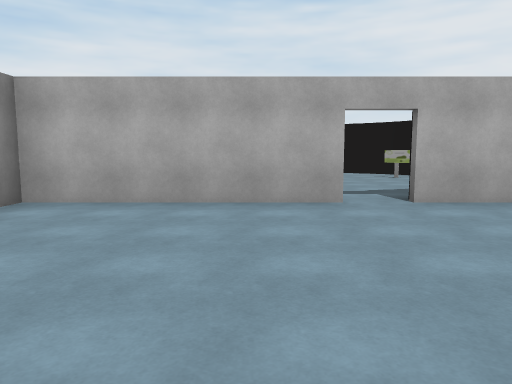
view 1 (above)

21 first-person views from a walk through a 3-D level made in the Unity game engine. The camera is 1.4 m above the floor, tilts 6° down and sees 70° across. The floor is counted in squares, 2 m on a side. Each view is taken from the middle of a square. On the plan, view 1 faces up. The plan holds only what a view shows up to about 11 squares ahead; the rest is blank. The place goes on beyond the plan. The player character is not drawn. Door leaves are left out, so doorways stand open. Some surface patterns are stand-ins.

view 2
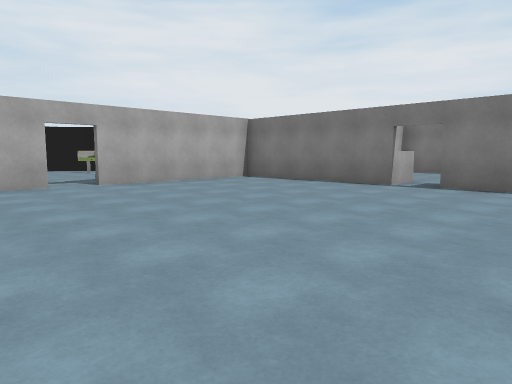

view 3
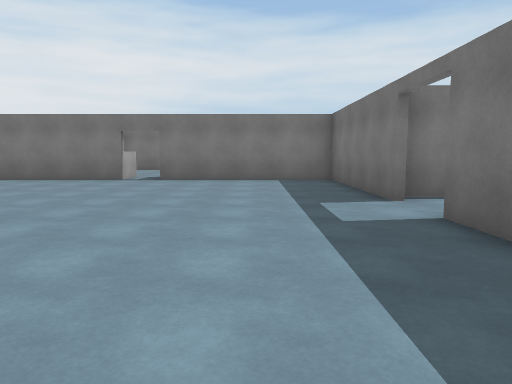

view 4
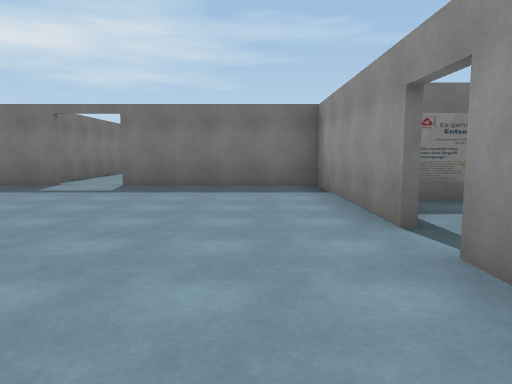

view 5
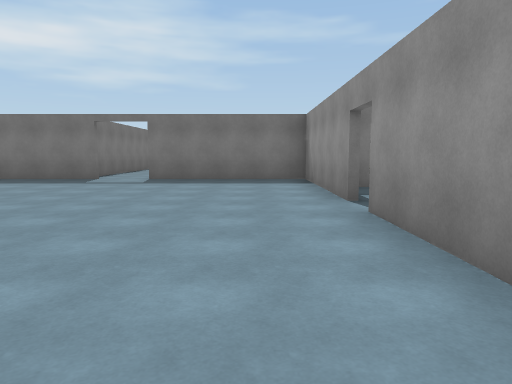

view 6
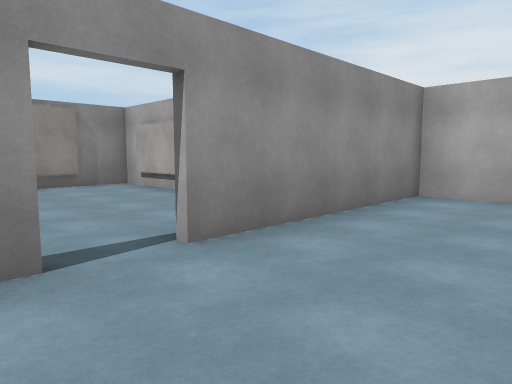

view 7
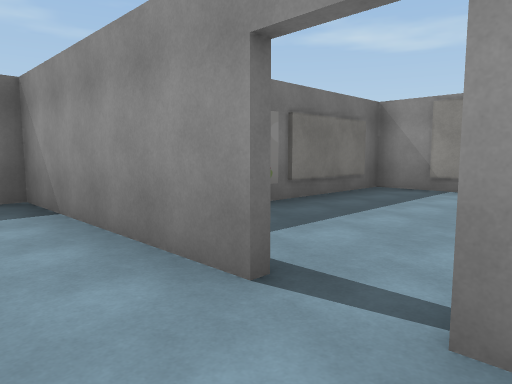

view 8
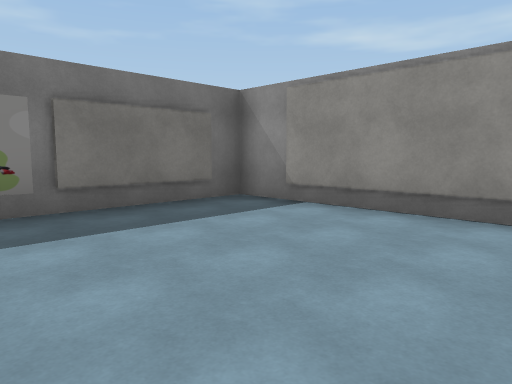

view 9
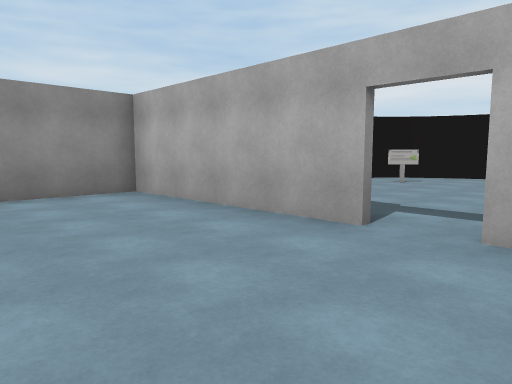

view 10
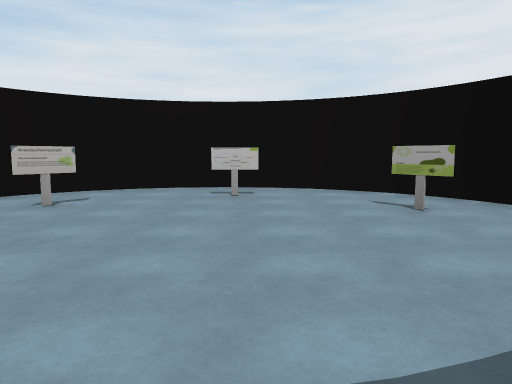

view 11
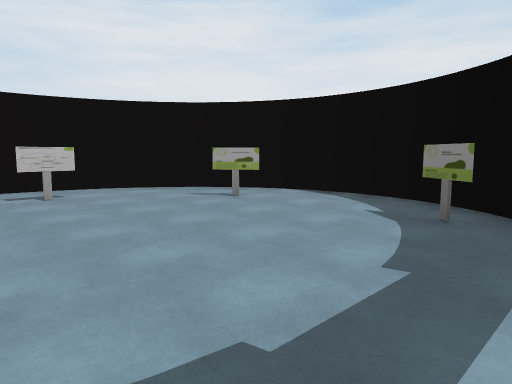

view 12
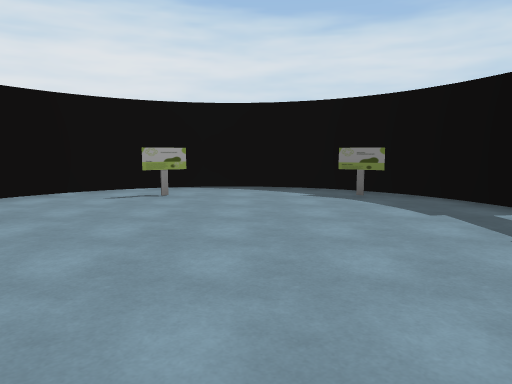

view 13
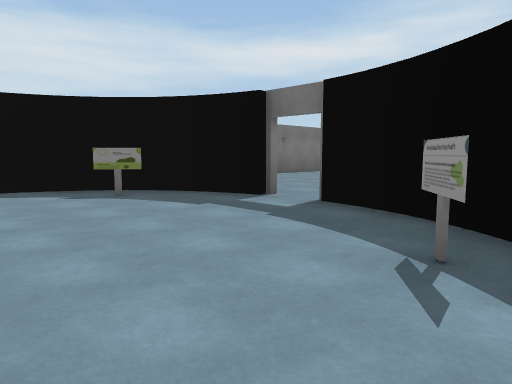

view 14
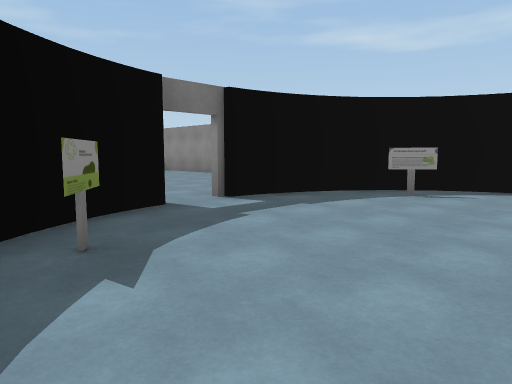

view 15
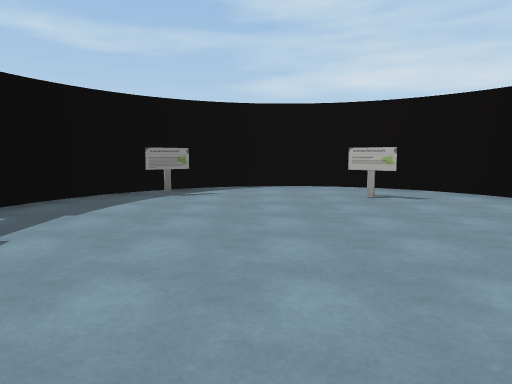

view 16
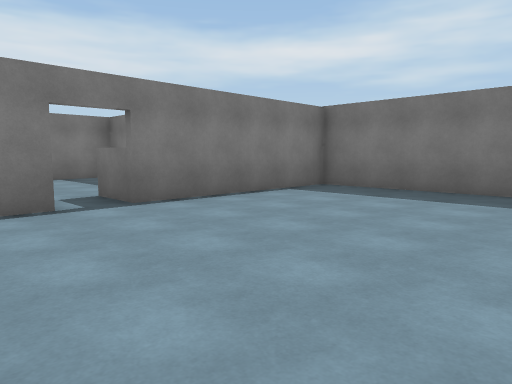

view 17
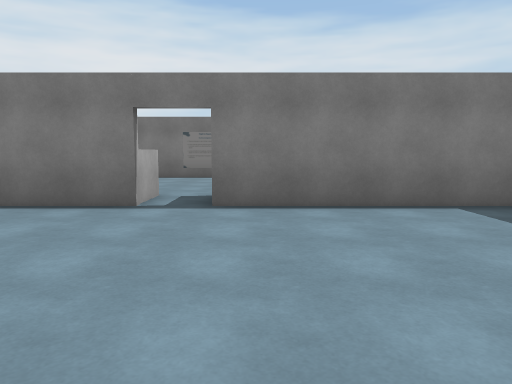

view 18
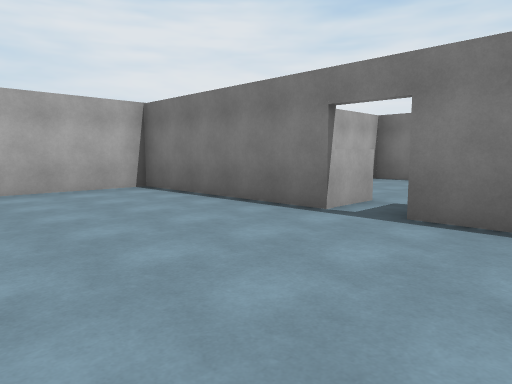

view 19
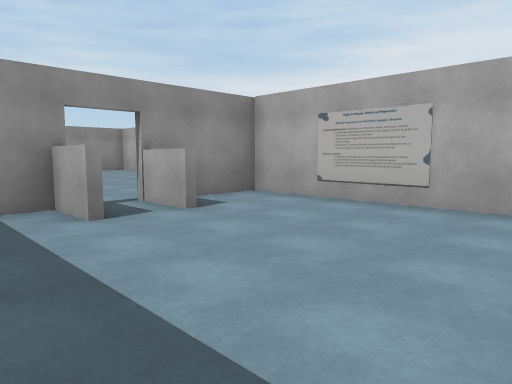

view 20
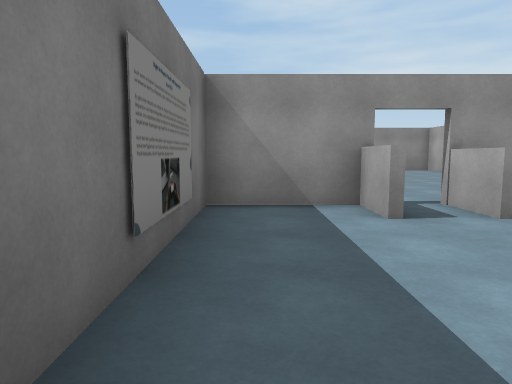

view 21
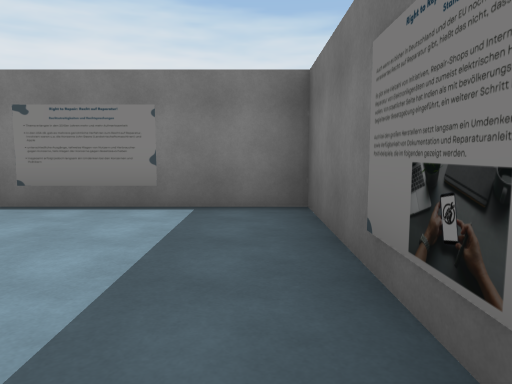

### Floor plan
Points are (right, up) in squares from view 1. A wall is a line through its corners. A room is listed if a view was taken in it or the views show most of it. See-through windows are left out.
Room 1 (views 1, 2, 3, 4, 5, 6, 7, 9, 16, 17, 18)
walls: (6.9, 0.6) (6.9, 5.2) (2.2, 5.2); (2.4, -5) (6.9, -5) (6.9, -0.4); (1.2, 5.2) (-3.4, 5.2) (-3.4, 0.5); (-3.4, -0.4) (-3.4, -5) (1, -5)
ways out: open door at (-3.5, 0) to room 2; open door at (2, 5) to room 3; open door at (7, 0) to room 4; open door at (1.5, -5)
Room 2 (view 8)
walls: (-7, 2.9) (-9.2, 2.9) (-9.2, -2.7) (-4.1, -2.7)
ways out: open door at (-3.5, 0) to room 1
Room 3 (views 10, 11, 12, 13, 14, 15)
walls: (-0.3, 13.3) (-0.8, 13.1); (0.4, 13.5) (-0.4, 13.3); (-0.6, 13.2) (-1.3, 12.8); (1.5, 13.6) (1, 13.6) (0.3, 13.5); (-1.2, 12.9) (-1.6, 12.5); (-1.5, 12.7) (-2, 12.1); (-2, 12.2) (-2.5, 11.5) (-2.8, 10.6); (2.1, 13.6) (1.3, 13.6); (-2.7, 10.8) (-2.9, 10); (-2.9, 10.1) (-2.9, 9.2) (-2.7, 8.4); (3.1, 13.3) (2.3, 13.6); (-2.7, 8.5) (-2.5, 7.8); (-2.3, 7.6) (-2.1, 7.2); (-2.5, 7.9) (-2.3, 7.5); (3.8, 13) (3, 13.4); (-2.1, 7.3) (-1.6, 6.7); (-1.7, 6.8) (-1.1, 6.3); (4.3, 12.6) (3.7, 13); (4.5, 12.4) (4.1, 12.7); (-1.2, 6.3) (-0.2, 5.8); (-0.3, 5.8) (0.4, 5.6) (1.2, 5.5); (5, 11.9) (4.5, 12.5); (5.2, 11.6) (4.9, 12); (5.5, 11) (5.1, 11.7); (5.6, 10.7) (5.4, 11.2); (2.6, 5.6) (3.7, 6); (2.3, 5.5) (2.8, 5.6); (3.6, 6) (4.3, 6.4); (5.8, 10.1) (5.6, 10.8); (5.8, 9.4) (5.7, 10.2); (5.8, 9.1) (5.8, 9.6); (4.2, 6.3) (4.9, 6.9) (5.5, 8); (5.4, 7.8) (5.7, 8.6); (5.7, 8.5) (5.8, 9.2)
ways out: open door at (2, 5) to room 1
objects: other object (-1, 7); other object (-1, 11); other object (2, 12); other object (4, 7); other object (4, 10)
Room 4 (views 19, 20, 21)
walls: (8.1, -0.6) (7, -0.6) (7, -2.7) (12.8, -2.7) (12.8, 2.9) (7, 2.9) (7, 0.5); (8.1, 0.6) (6.9, 0.6); (6.9, -0.4) (8.1, -0.4)
ways out: open door at (7, 0) to room 1

Positions as (right, up) in squares from view 1, and headings:
1: (0, 0), facing up
2: (-1, -3), facing up-right
3: (-3, -3), facing right
4: (-2, 3), facing down
5: (-2, 5), facing down
6: (-1, -1), facing up-left
7: (-2, 1), facing down-left
8: (-5, 2), facing down-left
9: (3, 2), facing up-left
10: (2, 6), facing up
11: (0, 6), facing up-right
12: (-2, 9), facing right
13: (-2, 10), facing down-right
14: (5, 10), facing down-left
15: (5, 9), facing left
16: (2, 2), facing down-right
17: (2, -1), facing right
18: (3, -2), facing up-right
19: (12, -2), facing up-left
20: (12, -2), facing left
21: (8, -2), facing right
